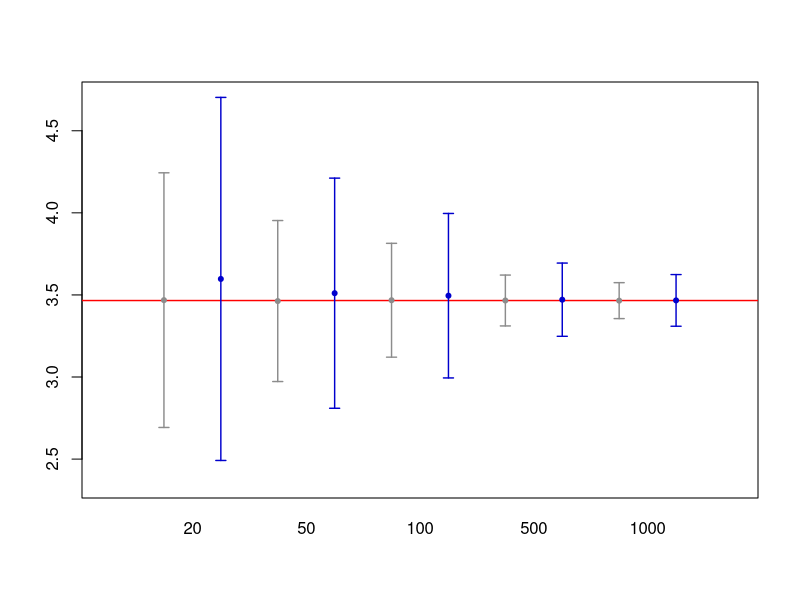

The R script that drew this image:
sim.exp.med<-function(n, lamda){
  x<-rexp(n,lamda)
  est1<-mean(x)*log(2)
  est2<-median(x)
  c(est1,est2)
}

rs1<-replicate(30000, sim.exp.med(n=20, lamda=1/5)) #sredna ocenka na es1 i est za n=20
rs2<-replicate(30000, sim.exp.med(n=50, lamda=1/5))
rs3<-replicate(30000, sim.exp.med(n=100, lamda=1/5))
rs4<-replicate(30000, sim.exp.med(n=500, lamda=1/5))
rs5<-replicate(30000, sim.exp.med(n=1000, lamda=1/5))

rs<-rbind(rs1, rs2, rs3, rs4, rs5)

rs.mean<-apply(rs, 1, mean)
rs.sd<-apply(rs, 1, sd)

true.val<-5*log(2)

myplot1 <- function(rs.mean, rs.sd, true.val) {
  i1 <- min(rs.mean) - max(rs.sd)
  i2 <- max(rs.mean) + max(rs.sd)
  
  plot( 1, xlim=c(0,11), ylim=c(i1,i2), pch="", 
        xlab="", ylab="",  xaxt="n" )
  abline( h=true.val, col="red", lwd=1.4 )
  arrows( c(1:10), rs.mean-rs.sd, c(1:10), rs.mean+rs.sd, 
          code=3, angle=90, 
          length=0.05, lwd=1.4, col=c("gray55", "blue3") )
  points( c(1:10), rs.mean, pch=20, type="p", 
          col=c("gray55", "blue3") )
  axis( side=1, at=seq(1.5, 9.5, 2), 
        labels=c(20, 50, 100, 500, 1000), tick=FALSE )
}

myplot1(rs.mean, rs.sd, true.val)